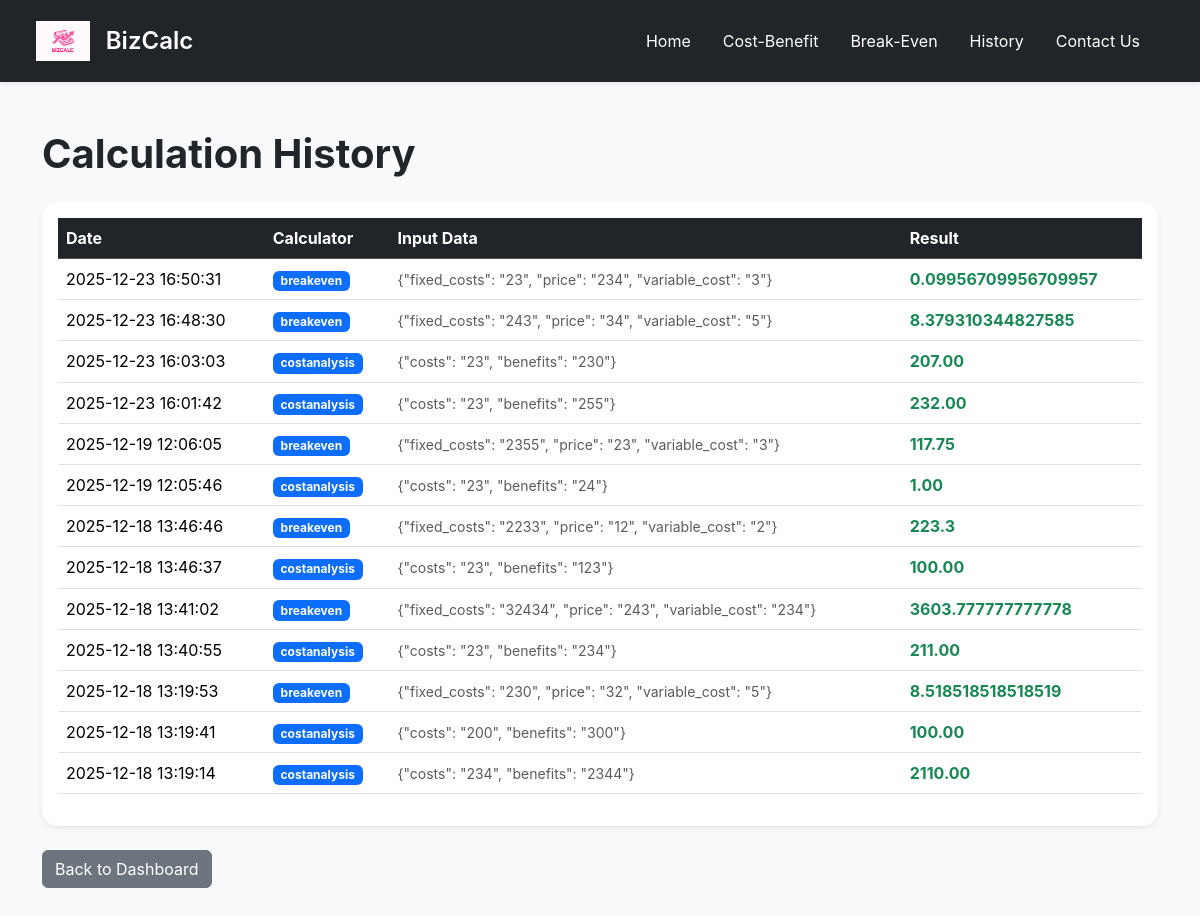
Before: /history with the older database file.
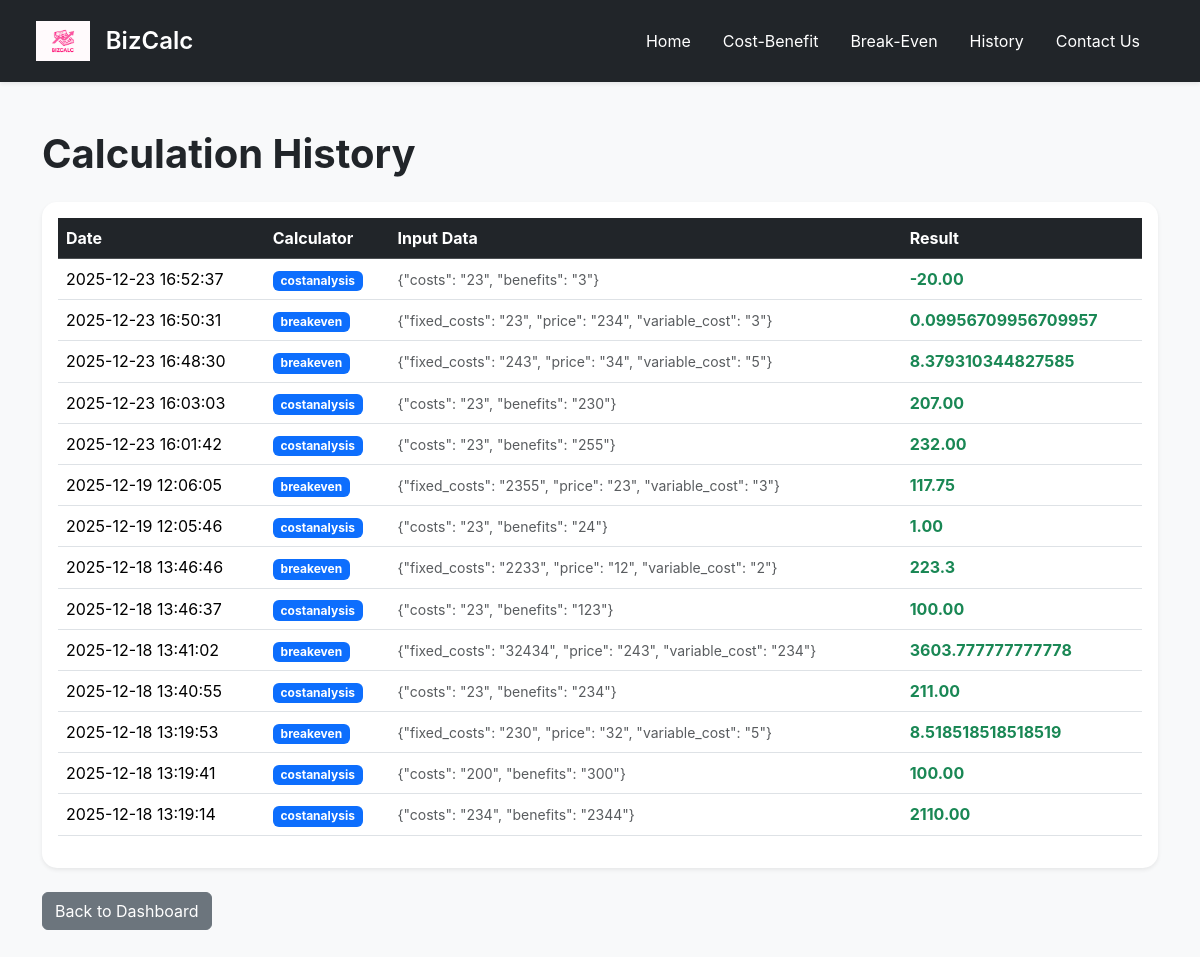
After: the same page with the newer database file.
### tables this page shows
CREATE TABLE calculations (
            id INTEGER PRIMARY KEY AUTOINCREMENT,
            calculator_type TEXT,
            input_data TEXT,
            result TEXT,
            created_at TIMESTAMP DEFAULT CURRENT_TIMESTAMP
        );

### bizcalc.py (the view)
@app.route("/history")
def history():
    conn = get_db_connection()
    logs = conn.execute("SELECT * FROM calculations ORDER BY created_at DESC").fetchall()
    conn.close()
    return render_template("history.html", logs=logs)

### bizcalc.py (called while the page is built)
def get_db_connection():
    conn = sqlite3.connect("database.db")
    conn.row_factory = sqlite3.Row
    return conn

### templates/history.html (shortened to what this page needs)
<!DOCTYPE html>
<html lang="en">
<head>
    <link href="https://cdn.jsdelivr.net/npm/bootstrap@5.3.2/dist/css/bootstrap.min.css" rel="stylesheet">
    <link rel="stylesheet" href="{{ url_for('static', filename='css/style.css') }}">
</head>
<body>
    <header class="navbar navbar-expand-lg bg-dark px-4 py-3 shadow-sm">
    <div class="container-fluid">
        <a class="navbar-brand d-flex align-items-center gap-3 text-white" href="{{ url_for('home') }}">
            <img src="{{ url_for('static', filename='img/logo.png') }}" height="40" alt="BizCalc Logo">
            <span class="fs-4 fw-semibold">BizCalc</span>
        </a>
        <nav class="navbar-nav ms-auto flex-row">
            <a class="nav-link text-white me-3" href="{{ url_for('home') }}">Home</a>
            <a class="nav-link text-white me-3" href="{{ url_for('costanalysis') }}">Cost-Benefit</a>
            <a class="nav-link text-white me-3" href="{{ url_for('breakeven') }}">Break-Even</a>
            <a class="nav-link text-white me-3" href="{{ url_for('history') }}">History</a>
            <a class="nav-link text-white me-3" href="{{ url_for('contact') }}">Contact Us</a>
        </nav>
    </div>
</header>
    <div class="container py-5">
        <h1 class="fw-bold mb-4">Calculation History</h1>
        <div class="card shadow-sm">
            <div class="card-body">
                <table class="table table-hover">
                    <thead class="table-dark">
                        <tr>
                            <th>Date</th>
                            <th>Calculator</th>
                            <th>Input Data</th>
                            <th>Result</th>
                        </tr>
                    </thead>
                    <tbody>
                        {% for log in logs %}
                        <tr>
                            <td>{{ log['created_at'] }}</td>
                            <td><span class="badge bg-primary">{{ log['calculator_type'] }}</span></td>
                            <td><small class="text-muted">{{ log['input_data'] }}</small></td>
                            <td class="fw-bold text-success">{{ log['result'] }}</td>
                        </tr>
                        {% endfor %}
                    </tbody>
                </table>
            </div>
        </div>
        <div class="mt-4">
            <a href="{{ url_for('home') }}" class="btn btn-secondary">Back to Dashboard</a>
        </div>
    </div>
</body>
</html>

### static/css/style.css (style rules this page uses)
body { font-family: 'Inter', sans-serif; background-color: var(--light-gray); margin: 0 }
:root { --primary-color: #007bff; --dark-bg: #212529; --light-gray: #f8f9fa; }
.navbar { display: flex; justify-content: space-between; align-items: center; padding: 15px 50px; background-color: #333; color: white; position: sticky; top: 0; z-index: 1000; }
.card { border: none; border-radius: 15px; transition: transform 0.3s ease, shadow 0.3s ease; }

Changed rows visible on the page:
added calculations: created_at "2025-12-23 16:52:37", calculator_type "costanalysis", input_data "{\"costs\": \"23\", \"benefits\": \"3\"}", result "-20.00"
